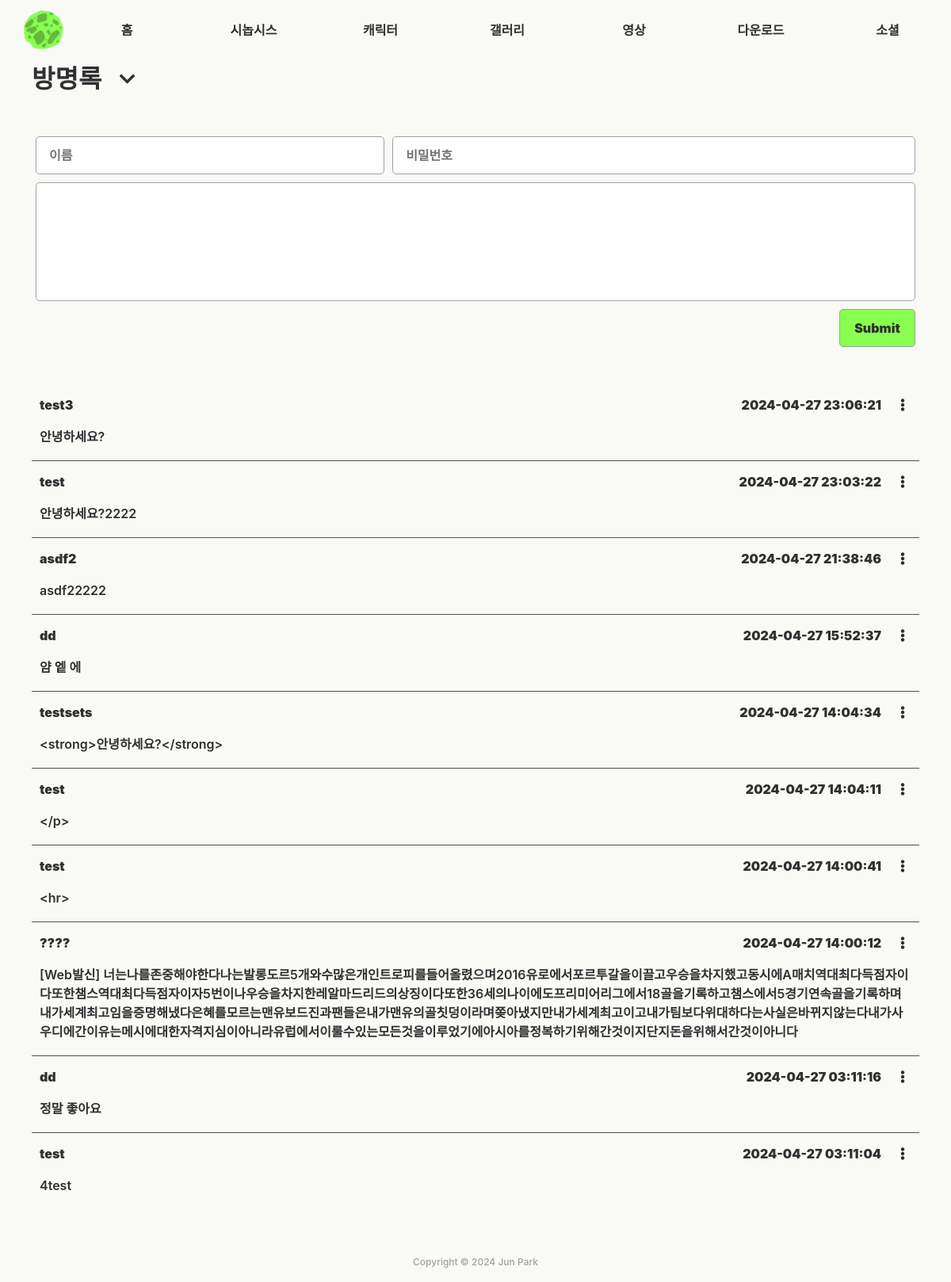
/social/guestbook, run on the app's committed database.
### tables this page shows
CREATE TABLE "guestbook" (
	"SN"	INTEGER,
	"username"	TEXT,
	"password"	INTEGER,
	"salt"	INTEGER,
	"content"	TEXT,
	"date"	INTEGER,
	"modifyToken"	TEXT,
	PRIMARY KEY("SN" AUTOINCREMENT)
);

### app.py (the view)
@app.route('/social/guestbook')
def guestbook():
    conn = sqlite3.connect('database.db')
    c = conn.cursor()
    c.execute("SELECT username, date, content, sn FROM guestbook ORDER BY date DESC")
    posts = c.fetchall()
    return render_template('guestbook.html', selected_social = 'menu_bold', posts = posts)

### app.py (called while the page is built)
@app.context_processor
def override_url_for():
    return dict(url_for=dated_url_for)

def dated_url_for(endpoint, **values):
    if dev_mode == True:
        if endpoint == 'static':
            values['_'] = int(time())
    else:
        if endpoint == 'static':
            values['_'] = startup_time
    return url_for(endpoint,**values)

### templates/guestbook.html (shortened to what this page needs)
{% extends 'layout.html' %}
{% block content %}
<div class="qna_wrapper">
    <div class="dropdown_wrapper">
        <div class="dropdown">
            <div class="dropdown_row">
                <h1><a class="dropdown_text" href="#" onclick="toggleDropdown()">방명록<i id="dropdown_icon" class="fas fa-chevron-down"></i></a></h1>
            </div>
        </div>
    </div>
    <form id="write" method="post" action="./guestbook/submit" class="write_area">
        <div class="userinfo">
            <input type="text" id="name" name="username" placeholder="이름" required>
            <input type="password" id="pw" name="password" placeholder="비밀번호" required>
        </div>
        <textarea name="content" form="write" required></textarea>
        <div class="write_btn">
            <input type="submit" class="guestbook_submit">
        </div>
    </form>
    <div class="guestbook_list">
        {% for post in posts %}
        <div id="{{ post[3] }}" class="guestbook_post">
            <div class="guestbook_post_info">
                <div class="guestbook_post_name">
                    <p>{{ post[0] }}</p>
                </div>
                <div class="guestbook_post_date">
                    <p>{{ post[1] }}</p>
                    <div class="more">
                        <a onclick="editDropdown({{ post[3] }})"><i class="fas fa-ellipsis-v"></i></a>
                    </div>
                </div>
            </div>
            <div class="guestbook_post_content">
                <p>{{ post[2] }}</p>
            </div>
        </div>
        {% if not loop.last %}
        <hr>
        {% endif %}
        {% endfor %}
    </div>
</div>
{% endblock %}

### templates/layout.html (shortened to what this page needs)
<html>
<head>
    <link rel="stylesheet" href="{{ url_for('static', filename='css/style.css') }}">
    <link rel="stylesheet" href="https://cdnjs.cloudflare.com/ajax/libs/font-awesome/5.9.0/css/all.min.css"
 />
</head>
<body>
    <header>
        <div class="menu_row_wrapper">
            <div class="logo_wrapper">
                <a href="/"><img class="logo" src="{{ url_for('static', filename='img/logo_nomargin.png') }}"></a>
            </div>
            <ul class="menu_row" id="menuBar">
                <li class="menu_btn">
                    <a class="menu_link {{ selected_home }}" href="/">홈</a>
                </li>
                <li class="menu_btn">
                    <a class="menu_link {{ selected_synopsis }}" href="/synopsis">시놉시스</a>
                </li>
                <li class="menu_btn">
                    <a class="menu_link {{ selected_character }}" href="/character">캐릭터</a>
                </li>
                <li class="menu_btn">
                    <a class="menu_link {{ selected_gallery }}" href="/gallery">갤러리</a>
                </li>
                <li class="menu_btn">
                    <a class="menu_link {{ selected_videos }}" href="/videos">영상</a>
                </li>
                <li class="menu_btn">
                    <a class="menu_link {{ selected_download }}" href="/download">다운로드</a>
                </li>
                <li class="menu_btn">
                    <a class="menu_link {{ selected_social }}" href="/social/qna">소셜</a>
                </li>
            </ul>
        </div>
    </header>
    <main>
        {% block content %}{% endblock %}
    </main>
    <footer class="copyright">
        <p>Copyright © 2024 Jun Park</p>
    </footer>
</body>
</html>

### static/css/style.css (style rules this page uses)
html { font-family: "Pretendard Variable", Pretendard, -apple-system, BlinkMacSystemFont, system-ui, Roboto, "Helvetica Neue", "Segoe UI", "Apple SD Gothic Neo", "Noto Sans KR", "Malgun Gothic", "Apple Color Emoji", "Segoe UI Emoji", "Segoe UI Symbol", sans-serif; color: #303032; background-color: #f9f9f5; font-weight: 600; }
a { color:#303032; text-decoration-line: none; }
header { display: flex; align-items: center; justify-content: center; }
.logo_wrapper { display: flex; align-items: center; margin-left: 30px; }
.logo { width: 50px; }
.menu_row_wrapper { width: 100%; display: flex; flex-direction: row; align-items: center; }
.menu_row { display: flex; align-items: flex-start; align-content: center; justify-content: space-around; width: calc(100% - 80px); height: 50px; margin-top: 25px; }
.menu_bold { font-weight: 900; }
.menu_btn { width: 100px; min-width: 80px; height: 100%; }
.menu_link { display: flex; align-items: center; height: 25px; padding: 0px 20px 0px 20px; justify-content: center; white-space: nowrap; }
.copyright { display: flex; align-items: center; justify-content: center; height: 50px; font-size: 12px; color:#a1a1a8; font-weight: 500; }
.dropdown_wrapper { width: 100%; display: flex; flex-direction: column; justify-content: center; align-items: flex-start; margin-bottom: 2em; }
.dropdown { display: flex; flex-direction: column; justify-content: center; align-items: center; }
.dropdown h1 { font-size: 2em; font-weight: 900; }
.dropdown i { margin-left: 1em; }
.dropdown_text { display: flex; align-items: center; }
.dropdown_row { height: 50px; margin-bottom: 10px; display: flex; flex-direction: row; align-items: center; }
.dropdown_row i { font-size: 0.7em; rotate: 0deg; transition-property: rotate; transition-duration: 0.2s; }
input { height: 30px; }
.write_area { width: 100%; display: flex; flex-direction: column; box-sizing: border-box; }
.write_area input, .write_area textarea { font-family: "Pretendard Variable", Pretendard, -apple-system, BlinkMacSystemFont, system-ui, Roboto, "Helvetica Neue", "Segoe UI", "Apple SD Gothic Neo", "Noto Sans KR", "Malgun Gothic", "Apple Color Emoji", "Segoe UI Emoji", "Segoe UI Symbol", sans-serif; color: #303032; font-weight: 600; font-size: 16px; margin: 5px; border: 1px solid #a1a1a8; border-radius: 5px; }
.write_area #name { width: 40%; }
.write_area #pw { width: 60%; }
.userinfo #name, .userinfo #pw { height: 3em; padding: 0 1em 0 1em; }
.write_area textarea { min-height: 150px; padding: 1em; resize: none; }
.userinfo { display: flex; }
.write_btn { display: flex; justify-content: right; }
.guestbook_submit { width: 6em; height: 3em; border: 1px solid #a1a1a8; border-radius: 5px; background-color: rgb(137,255,80); font-weight: 900!important; }
.guestbook_list { width: 100%; margin-top: 50px; margin-bottom: 50px; }
.guestbook_post { padding: 10px; }
hr { border-width: 1px 0 0 0; border-color: #a1a1a8 }
.guestbook_post_info { display: flex; flex-direction: row; justify-content: space-between; margin-bottom: 20px; font-weight: 900; }
.guestbook_post_date { display: flex; flex-direction: row; justify-content: center; align-items: center; }
.guestbook_post_date p { margin-right: 1em; }
.guestbook_post_date i { margin-left: 2em; }
.more i { margin-left: 0.5em; margin-right: 0.5em; }
.guestbook_post_content { line-height: 1.5em; }
.qna_wrapper { min-height: calc(100% - 75px - 50px); padding-left: 40px; padding-right: 40px; display: flex; flex-direction: column; }

### data on the page
guestbook: username "test3", date "2024-04-27 23:06:21", content "안녕하세요?"
guestbook: username "test", date "2024-04-27 23:03:22", content "안녕하세요?2222"
guestbook: username "asdf2", date "2024-04-27 21:38:46", content "asdf22222"
guestbook: username "dd", date "2024-04-27 15:52:37", content "얌 엩 에"
guestbook: username "testsets", date "2024-04-27 14:04:34", content "<strong>안녕하세요?</strong>"
guestbook: username "test", date "2024-04-27 14:04:11", content "</p>"
guestbook: username "test", date "2024-04-27 14:00:41", content "<hr>"
guestbook: username "????", date "2024-04-27 14:00:12", content "[Web발신] 너는나를존중해야한다나는발롱도르5개와수많은개인트로피를들어올렸으며2016유로에서포르투갈을이끌고우승을차지했고동시에A매치역대최다득점자이다또한챔스역대최다득점자이자5번이나우승을차지한레알마드리드의상징이다또한36세의나이에도프리미어리그에서18골을기록하고챔스에서5경기연속골을기록하며내가세계최고임을증명해냈다은혜를모르는맨유보드진과팬들은내가맨유의골칫덩이라며쫒아냈지만내가세계최고이고내가팀보다위대하다는사실은바뀌지않는다내가사우디에간이유는메시에대한자격지심이아니라유럽에서이룰수있는모든것을이루었기에아시아를정복하기위해간것이지단지돈을위해서간것이아니다"
guestbook: username "dd", date "2024-04-27 03:11:16", content "정말 좋아요"
guestbook: username "test", date "2024-04-27 03:11:04", content "4test"
